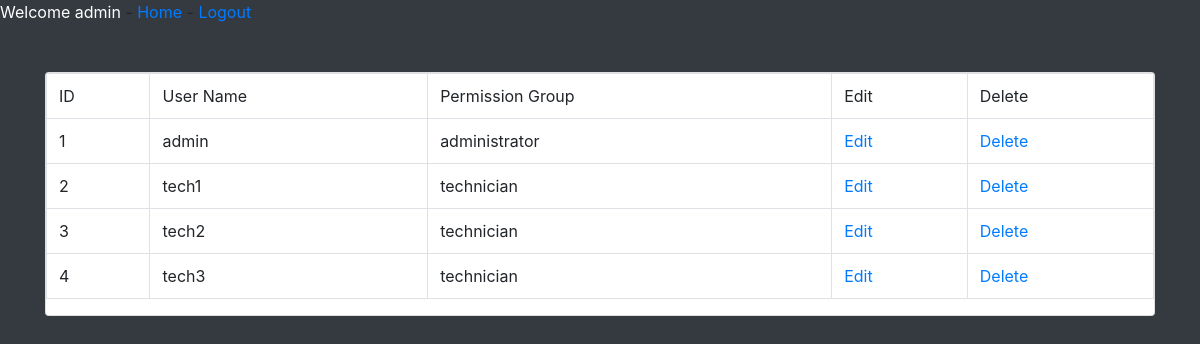
Page /view_users.php (signed in) on the committed database.
### tables this page shows
CREATE TABLE employee (
    ID INTEGER AUTO_INCREMENT,
    UName VARCHAR(50),
    Pass VARCHAR(50),
	Permission VARCHAR(50),
    PRIMARY KEY (ID)
);

### html/view_users.php (the view, shortened to what this page needs)
<?php
    if(isset($_SESSION['User']))
    {
        echo '<a style="color:white"> Welcome ' .$_SESSION['User'].'</a> - <a href="welcome.php"> Home</a> - <a href="logout.php?logout">Logout</a>';
    }
    else
    {
        header("location:index.php");
    }
?>
<?php
    require_once("connection.php");
    $query = " select * from employee ";
    $result = mysqli_query($con,$query);
?>
<!DOCTYPE html>
<html lang="en">
<head>
    <link rel="stylesheet" a href="css/bootstrap.css"/>
</head>
<body class="bg-dark">
        <div class="container">
            <div class="row">
                <div class="col m-auto">
                    <div class="card mt-5">
                        <table class="table table-bordered">
                            <tr>
                                <td> ID </td>
                                <td> User Name </td>
                                <td> Permission Group </td>
                                <td> Edit  </td>
                                <td> Delete </td>
                            </tr>
                            <?php
                                    while($row=mysqli_fetch_assoc($result))
                                    {
                                        $ID = $row['ID'];
                                        $UName = $row['UName'];
                                        $Permission = $row['Permission'];
                            ?>
                                    <tr>
                                        <td><?php echo $ID ?></td>
                                        <td><?php echo $UName ?></td>
                                        <td><?php echo $Permission ?></td>
                                        <td><a href="edit_user.php?GetID=<?php echo $ID ?>">Edit</a></td>
                                        <td><a href="delete_user.php?Del=<?php echo $ID ?>">Delete</a></td>
                                    </tr>
                            <?php
                                    }
                            ?>
                        </table>
                    </div>
                </div>
            </div>
        </div>
</body>
</html>

### rows in the picture
employee: ID "1", UName "admin", Permission "administrator"
employee: ID "2", UName "tech1", Permission "technician"
employee: ID "3", UName "tech2", Permission "technician"
employee: ID "4", UName "tech3", Permission "technician"

### other values in the picture
$_SESSION['User'] "admin"
